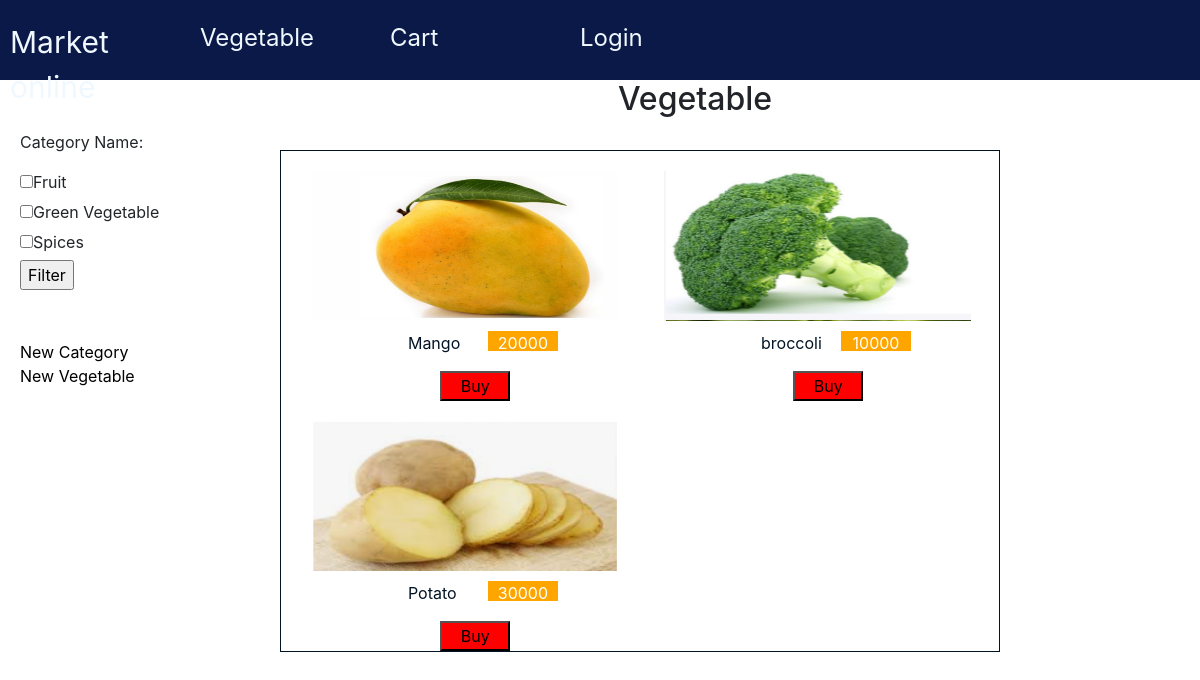
The app's page /ThiCuoiKi2/vegetable/index.php with its own data.
### tables this page shows
CREATE TABLE `category` (
  `CategoryID` int(10) NOT NULL,
  `Name` varchar(30) NOT NULL,
  `Description` varchar(50) NOT NULL
);

CREATE TABLE `vegetable` (
  `VegertableID` int(10) NOT NULL,
  `categoryID` int(10) NOT NULL,
  `VegetableName` varchar(30) NOT NULL,
  `Unit` varchar(20) NOT NULL,
  `Amout` int(10) NOT NULL,
  `Image` varchar(50) NOT NULL,
  `Price` float NOT NULL
);

### ThiCuoiKi2/vegetable/index.php (the view, shortened to what this page needs)
<!DOCTYPE html>
<html lang="en">
<head>
    <link rel="stylesheet" href="css/bootstrap.css">
    <link rel="stylesheet" href="style.css">
</head>
<body leftmargin="0px"; topmargin="0px">
    <div id="trangchu">
        <div id="menu">
            <?php include('menu.php');?>
        </div>
        <div id="content">
                <?php
                if(empty($_GET['amt'])){
                    $conn= $_SESSION['conn'];
                    $sql1="SELECT * FROM `category` WHERE 1";
                    $result= mysqli_query($conn,$sql1);
                    echo '<div style="text-align:center;width:100%;height:50px;"><h2> Vegetable </h2></div>
                    <div style="height:550px;width:100%;">
                    <div class="dscate"><div style="width:90%;height:30px">Category Name: </div>';
                    echo '<form class="formcate">';
                    While($row1= mysqli_fetch_array($result)){
                        echo '<div style="width:90%;height:30px">
                        <input type="checkbox" name="categ[]" value="'.$row1[0].'">'.$row1[1].'</div>';
                    }
                    echo '
                    <div><input type="submit"  value="Filter"></div>
                    <div style="height:100px;width:100%;margin-top: 50px">
                    <a href="index.php?amt=newcater"><div style="color:black;">New Category</div></a>
                    <a href="index.php?amt=newveget"><div style="color:black;">New Vegetable</div></a></div>
                    </div></form>';
                    $sql="SELECT * FROM `vegetable` WHERE 1";
                    $result1= mysqli_query($conn,$sql);
                        if($result1!=NULL){
                            echo '<div class="formhinh">';
                            while ($row = mysqli_fetch_array($result1)){
                            echo '
                            <form class="form1" action="../cart/addcart.php" method="POST">
                            <div class="avta">
                                <img src="'.$row[5].'" alt="AVT" class="anh">
                            </div>
                            <div class="giua">
                                <div style="float:left;width:70px;height:30px;">'.$row[2].'</div>
                                <div class="gia">'.$row[6].'</div>
                                <div style="clear: both;"></div>
                            </div>
                            <input type="hidden" name="pid" value='.$row[0].'">
                            <input type="hidden" name="ploai" value='.$row[1].'>
                            <input type="hidden" name="pname" value='.$row[2].'>
                            <input type="hidden" name="amount" value='.$row[4].'>
                            <input type="hidden" name="img" value='.$row[5].'>
                            <input type="hidden" name="price" value='.$row[6].'>
                            <div><input type="submit" name="buy" class="nutbuy" value="Buy"></div>
                            </form>';
                        }
                        echo '</div ></div>';
                    }
                    mysqli_close($conn);}
                ?>
        </div>
        </div>
</body>
</html>

### ThiCuoiKi2/vegetable/style.css (style rules this page uses)
a div { text-decoration: none; color: aliceblue; }
a { text-decoration: none; color:black; }
#menu { background-color: rgb(10, 25, 71); width: 100%; height: 80px; }
.formhinh { float: left; height: auto; width:60%; margin-left: 20px; margin-top: 20px; background-color: white; color: rgb(2, 20, 36); border: 1px solid rgb(2, 20, 36); }
.form1 { float: left; margin-left: 30px; width: 45%; height: 230px; margin-top: 20px; }
.avta { height: 150px; width: 100%; }
.nutbuy { width: 70px; background-color: red; color: black; margin-left: 40%; }
.giua { height: 40px; width: 100%; margin-left: 30%; margin-top: 10px; }
.gia { float:left; width:70px; height:20px; margin-left:10px; background-color: orange; color: white; text-align: center; }
.anh { height: 150px; width:95%; }
.dscate { height: 100%; width: 20%; float: left; margin-left: 20px; }
.formcate { width: 100%; height: 100%; margin-top: 10px; }
#content { height: auto; width: 100%; }

### records on screen
category: Name "Fruit"
category: Name "Green Vegetable"
category: Name "Spices"
vegetable: Image (picture), VegetableName "Mango", Price "20000"
vegetable: Image (picture), VegetableName "broccoli", Price "10000"
vegetable: Image (picture), VegetableName "Potato", Price "30000"
